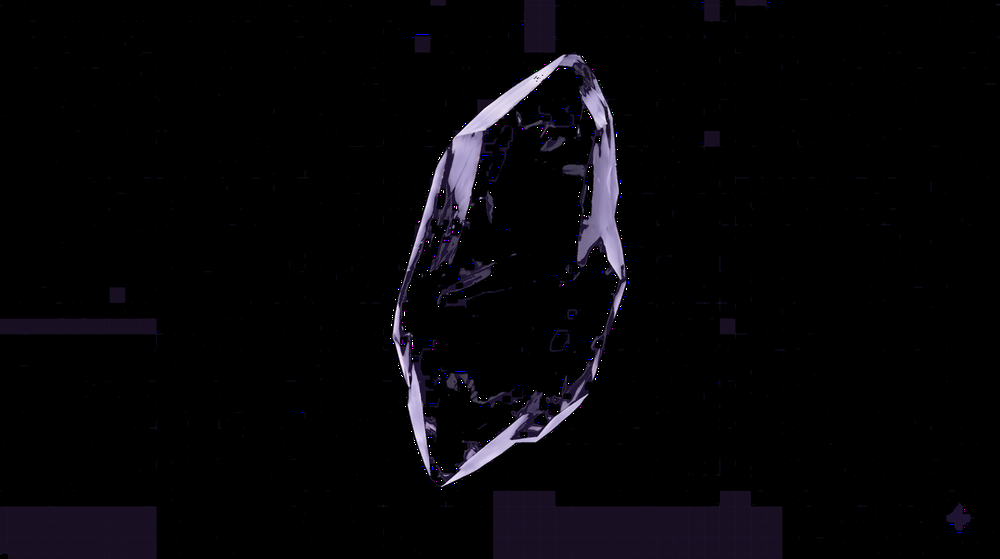
#> input picture src/assets/bg/crystal.png, 1000 x 559 px, shrunk from 2750 x 1536 before the run, found by its file name
$ python screen_extract.py
#> lines starting #> are read from the running program, lines starting #| are printed output that depends on the picture; after the words box and inside, x2 and y2 are one past the last pixel; in counts of white or black regions, pixels touching at a corner belong together
"""
Screen Extraction v2: Luminosity-to-Alpha for edge pixels.

Source analysis of crystal.png:
  - BG (α=0): RGB is pure black (0,0,0) → 3.66M pixels
  - Body (α=255): dark amethyst, mean RGB ≈ (63,53,78) → 363K pixels
  - Edge (1≤α≤254): premultiplied RGB, very dark → 199K pixels

Approach:
  1. Body pixels (α=255) → keep as-is, fully opaque.
  2. Edge pixels (1≤α≤254) → use existing alpha but smooth via luminosity blending.
  3. Pure black where α=0 → stays transparent.
  4. Un-premultiply edge RGB so colors are correct against any background.
"""
import cv2
import numpy as np
import sys

INPUT  = "src/assets/bg/crystal.png"
OUTPUT = "src/assets/bg/crystal_final_optimized.png"


def screen_extract_v2(input_path: str, output_path: str) -> None:
#> called with input_path = 'src/assets/bg/crystal.png'
    img = cv2.imread(input_path, cv2.IMREAD_UNCHANGED)
#> img is the input picture: shape (559, 1000, 4); mean B, G, R, A 7.8, 5.1, 6.1, 26.6
    if img is None:
        sys.exit(f"[ERROR] Could not load: {input_path}")

    h, w = img.shape[:2]
#> h = 559; w = 1000
    print(f"Loaded {input_path} — {w}×{h}")
#| Loaded src/assets/bg/crystal.png — 1000×559

    b, g, r, a = cv2.split(img)

    # Convert to float for precision
    rf = r.astype(np.float32)
    gf = g.astype(np.float32)
    bf = b.astype(np.float32)
    af = a.astype(np.float32)

    # === ZONE MASKS ===
    body_mask = a == 255
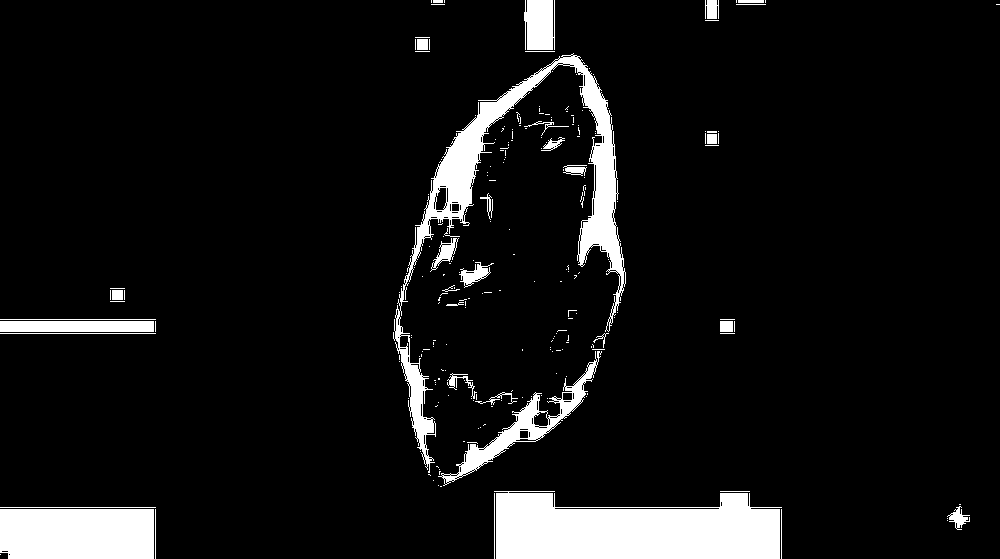
#> body_mask: shape (559, 1000) bool; 8.1% white; 229 white regions (193 under 20 px), largest, box (x1, y1, x2, y2) and area: (494, 491, 782, 559) 15854, (393, 53, 626, 473) 11783, (0, 509, 154, 559) 7645
    edge_mask = (a > 0) & (a < 255)
#> edge_mask: shape (559, 1000) bool; 7.1% white in thin lines or dots
    bg_mask   = a == 0
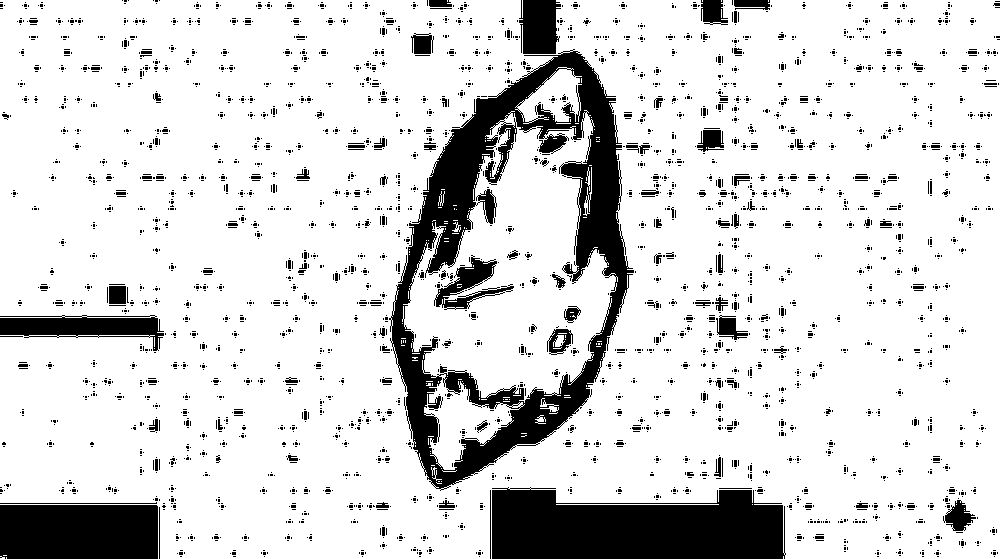
#> bg_mask: shape (559, 1000) bool; 84.8% white; 3977 black regions (3832 under 20 px), largest, box (x1, y1, x2, y2) and area: (389, 49, 634, 491) 30420, (492, 487, 786, 559) 17513, (0, 505, 158, 559) 8515

    # === EDGE PROCESSING ===
    # The edge pixels have premultiplied RGB (rendered against black).
    # Their current alpha values may produce a white halo when composited
    # because the alpha is too high for the dark premultiplied color.
    #
    # Screen technique: use luminosity of the premultiplied color to
    # derive a better alpha. This ensures the glow fades smoothly.

    # Compute luminosity for edge pixels (Rec. 709 weights)
    lum = 0.2126 * rf + 0.7152 * gf + 0.0722 * bf  # 0-255 range

    # For edge pixels, blend existing alpha with luminosity.
    # The key insight: if lum is low but alpha is high → the pixel will
    # appear as a dark semi-transparent overlay → looks like a dark halo.
    # We want: alpha ≈ proportional to how much "visible color" the pixel carries.
    #
    # Take the MINIMUM of (existing alpha, luminosity-scaled) to suppress
    # the dark halo without killing the bright specular edge glow.
    new_alpha = af.copy()

    edge_lum  = lum[edge_mask]
    edge_orig = af[edge_mask]

    # Scale luminosity: map the brightest edge pixel → 255
    lum_max = edge_lum.max() if edge_lum.max() > 1 else 1.0
#> lum_max = 255
    lum_scaled = (edge_lum / lum_max) * 255.0

    # Use the geometric mean of original alpha and luminosity.
    # This preserves the original matte shape while pulling in dark fringes.
    blended = np.sqrt(edge_orig * lum_scaled)
    blended = np.clip(blended, 0, 255)

    new_alpha[edge_mask] = blended
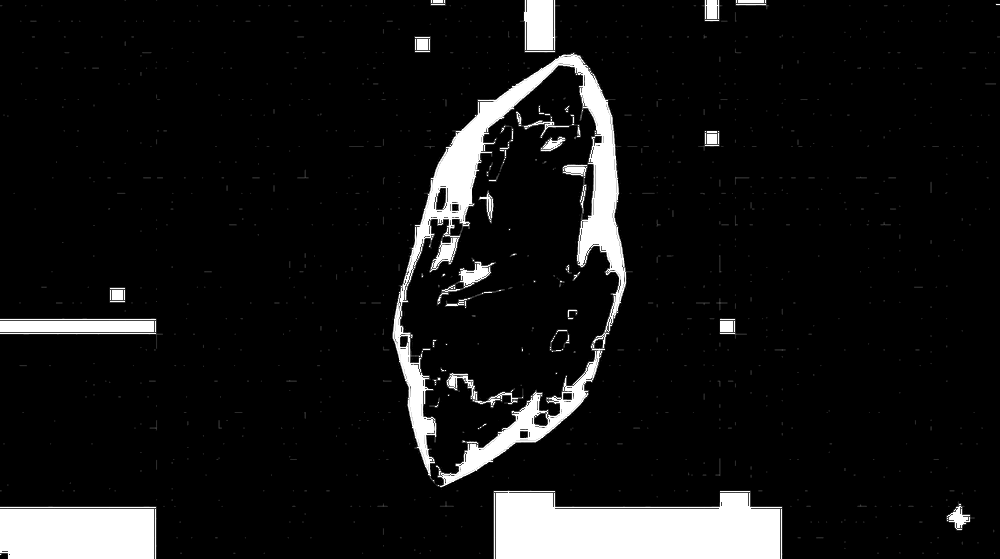
#> new_alpha: shape (559, 1000) float32; min 0, max 255, mean 22.6

    # === UN-PREMULTIPLY EDGE RGB ===
    # The source RGB is premultiplied (color × alpha/255).
    # To get correct straight alpha, un-premultiply: color = prem / (alpha/255)
    out_r = rf.copy()
    out_g = gf.copy()
    out_b = bf.copy()

    # Only un-premultiply where new_alpha > 0 to avoid div-by-zero
    safe_a = np.maximum(new_alpha, 1.0)

    # For edge pixels only — body pixels are already correct
    out_r[edge_mask] = np.clip(rf[edge_mask] * 255.0 / safe_a[edge_mask], 0, 255)
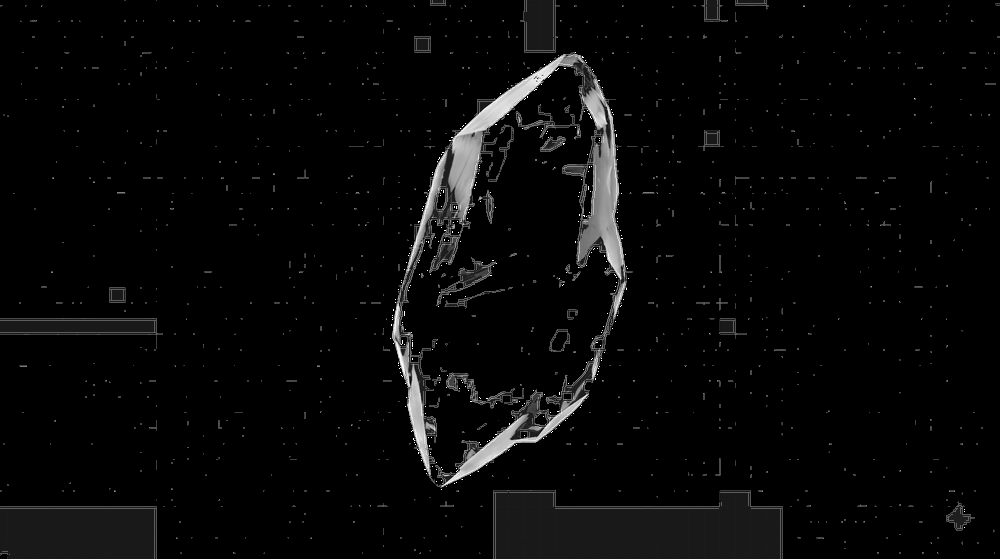
#> out_r: shape (559, 1000) float32; min 0, max 255, mean 8
    out_g[edge_mask] = np.clip(gf[edge_mask] * 255.0 / safe_a[edge_mask], 0, 255)
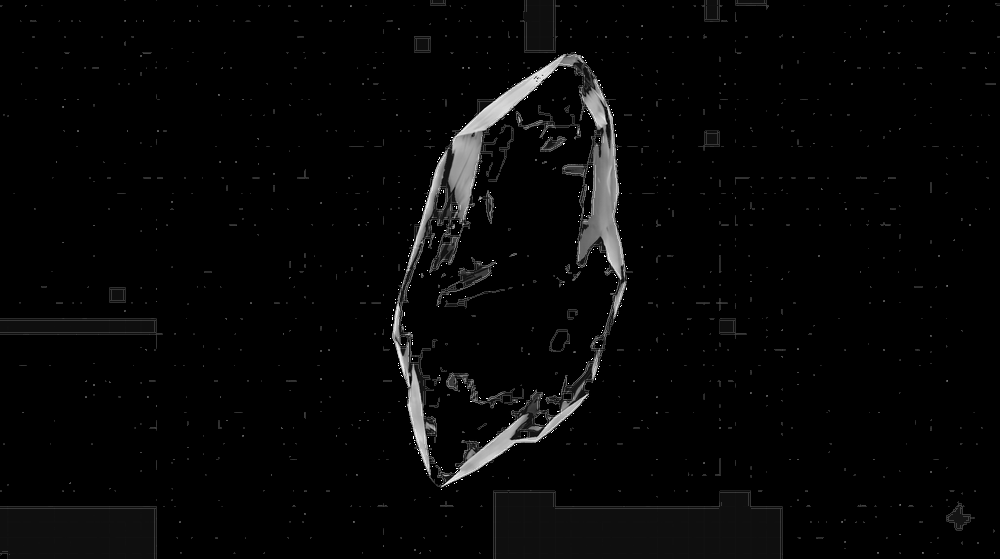
#> out_g: shape (559, 1000) float32; min 0, max 255, mean 6.4
    out_b[edge_mask] = np.clip(bf[edge_mask] * 255.0 / safe_a[edge_mask], 0, 255)
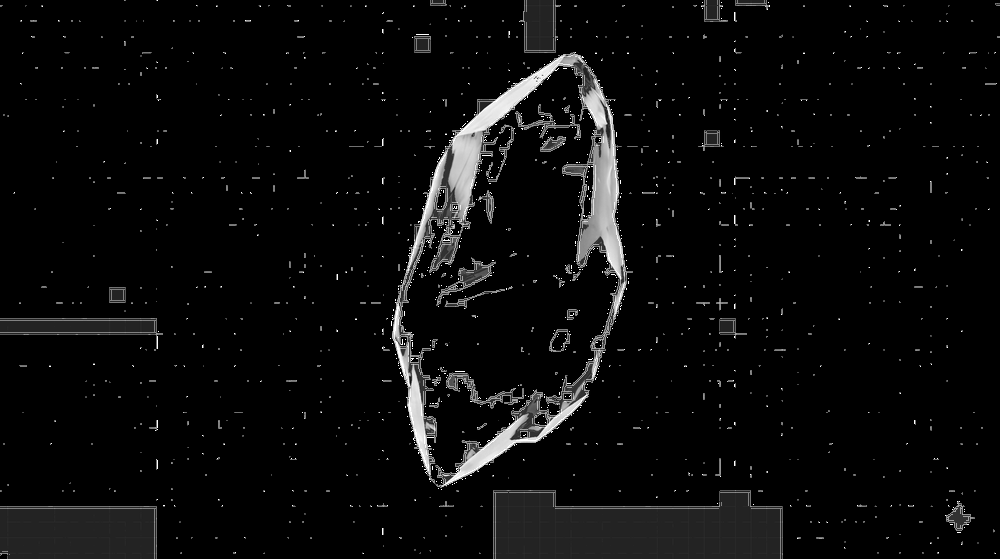
#> out_b: shape (559, 1000) float32; min 0, max 255, mean 10.9

    # Zero out RGB where alpha is 0
    out_r[bg_mask] = 0
#> out_r: shape (559, 1000) float32; 0.28% of pixels changed, all inside (x1, y1, x2, y2) = (390, 52, 965, 529)
    out_g[bg_mask] = 0
#> out_g: shape (559, 1000) float32; 0.24% of pixels changed, all inside (x1, y1, x2, y2) = (390, 52, 628, 489)
    out_b[bg_mask] = 0
#> out_b: shape (559, 1000) float32; 0.54% of pixels changed, all inside (x1, y1, x2, y2) = (0, 0, 988, 559)

    # Also zero out any edge pixel whose new alpha dropped to 0
    zero_alpha = new_alpha < 1
#> zero_alpha: shape (559, 1000) bool; 88.7% white; 1254 black regions (1195 under 20 px), largest, box (x1, y1, x2, y2) and area: (392, 52, 633, 488) 21894, (493, 490, 783, 559) 16889, (0, 506, 157, 559) 8289
    out_r[zero_alpha] = 0
    out_g[zero_alpha] = 0
    out_b[zero_alpha] = 0
    new_alpha[zero_alpha] = 0

    # === WRITE OUTPUT ===
    final_alpha = new_alpha.astype(np.uint8)
    output = cv2.merge([
        out_b.astype(np.uint8),
        out_g.astype(np.uint8),
        out_r.astype(np.uint8),
        final_alpha
    ])
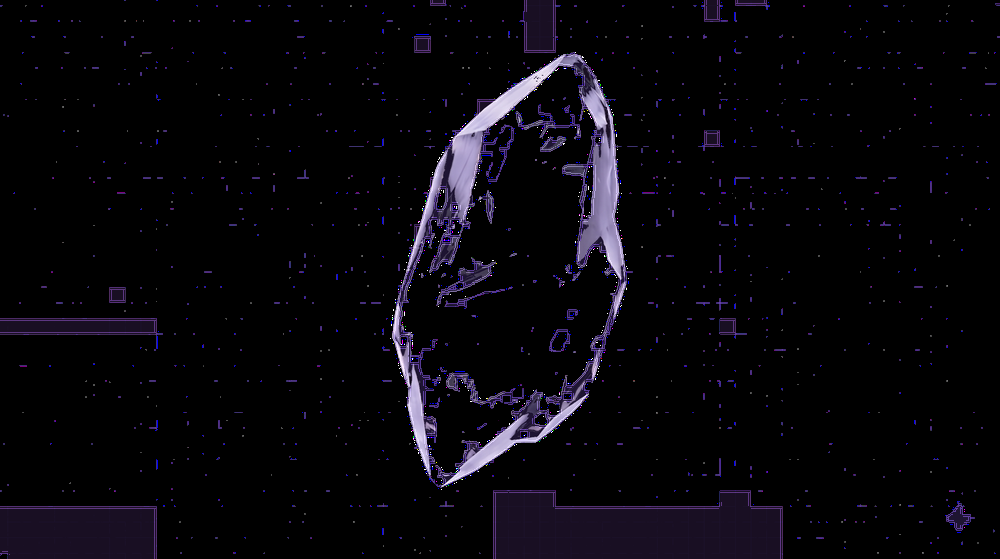
#> output: shape (559, 1000, 4); mean of channels 0, 1, 2, 3 10.9, 6.4, 8, 22.6; drawn as B, G, R

    ok = cv2.imwrite(output_path, output)
    if not ok:
        sys.exit(f"[ERROR] Failed to write: {output_path}")

    print(f"Saved → {output_path}")
    print(f"  Body (α=255)   : {body_mask.sum():>10,}")
#|   Body (α=255)   :     45,401
    print(f"  Edge (refined)  : {edge_mask.sum():>10,}")
#|   Edge (refined)  :     39,823
    print(f"  Transparent     : {(final_alpha == 0).sum():>10,}")
#|   Transparent     :    495,881
    print(f"  Alpha range     : [{final_alpha.min()} .. {final_alpha.max()}]")
#|   Alpha range     : [0 .. 255]
    print("Done ✓")


if __name__ == "__main__":
    screen_extract_v2(INPUT, OUTPUT)

$ run again, with src/assets/bg/erasebg-transformed.png copied over src/assets/bg/crystal.png
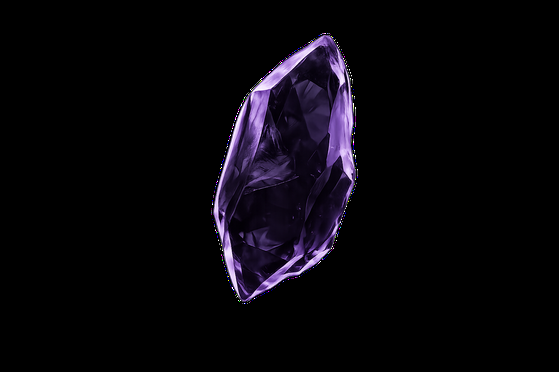
#> input picture src/assets/bg/erasebg-transformed.png, 559 x 372 px, shrunk from 1536 x 1024 before the run, found by its file name
#> in screen_extract_v2, img is the input picture: shape (372, 559, 4); mean B, G, R, A 10.6, 5.8, 7.9, 31.8
#| Loaded src/assets/bg/crystal.png — 559×372
#> in screen_extract_v2, `body_mask = a == 255`:
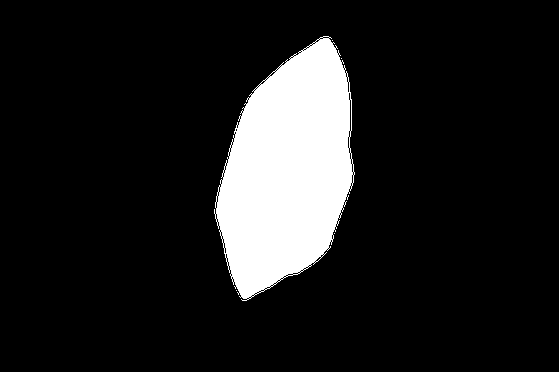
#> body_mask: shape (372, 559) bool; 11.9% white; 5 white regions (4 under 20 px), largest, box (x1, y1, x2, y2) and area: (214, 36, 355, 301) 24818
#> edge_mask: shape (372, 559) bool; 1.1% white in thin lines or dots, all inside (x1, y1, x2, y2) = (211, 33, 358, 304)
#> bg_mask: shape (372, 559) bool; 87% white; 4 black regions (3 under 20 px), largest, box (x1, y1, x2, y2) and area: (211, 33, 357, 304) 27030
#> edge_lum = 2226 values, max 255 at index 3, min 0 at index 10, mean 100.3
#> edge_orig = 2226 values, max 254 at index 47, min 1 at index 3, mean 127
#> lum_max = 255
#> lum_scaled has the same summary as edge_lum
#> blended = 2226 values, max 254.5 at index 662, min 0 at index 10, mean 98.12
#> new_alpha: shape (372, 559) float32; min 0, max 255, mean 31.5
#> in screen_extract_v2, `zero_alpha = new_alpha < 1`:
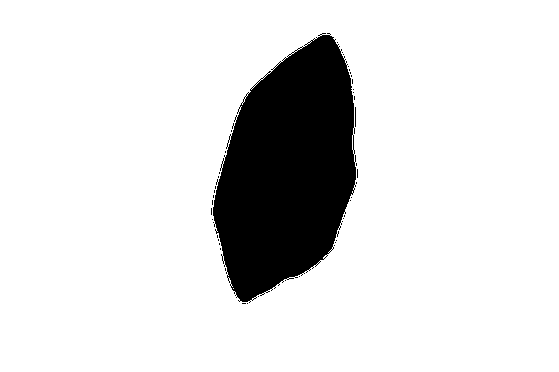
#> zero_alpha: shape (372, 559) bool; 87.1% white; 45 black regions (43 under 20 px), largest, box (x1, y1, x2, y2) and area: (213, 33, 356, 303) 26691, (355, 107, 356, 127) 20
#|   Body (α=255)   :     24,822
#|   Edge (refined)  :      2,226
#|   Transparent     :    181,142
#|   Alpha range     : [0 .. 255]
